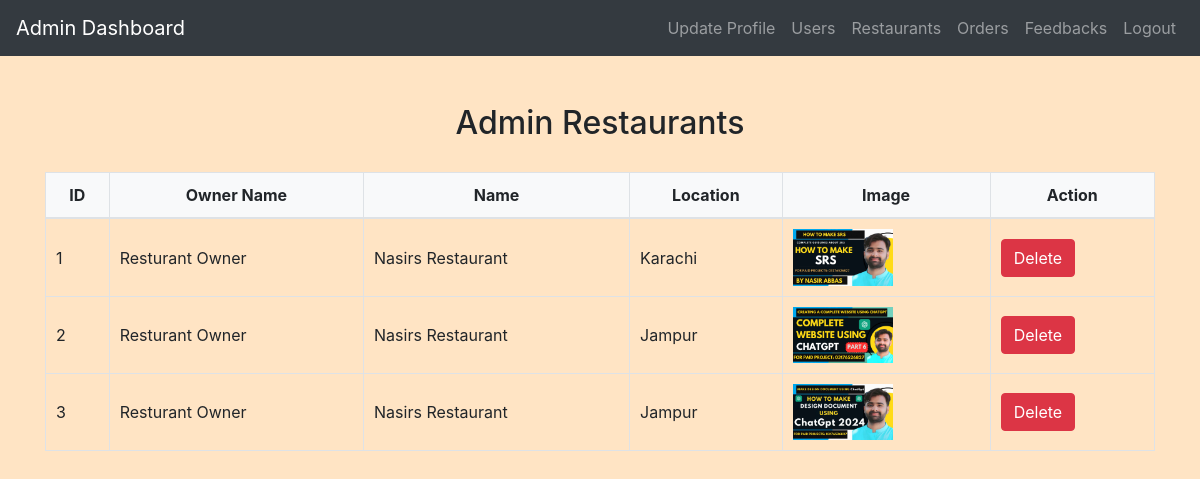
The page /admin/view_restaurants.php (signed in) on the database as committed earlier.
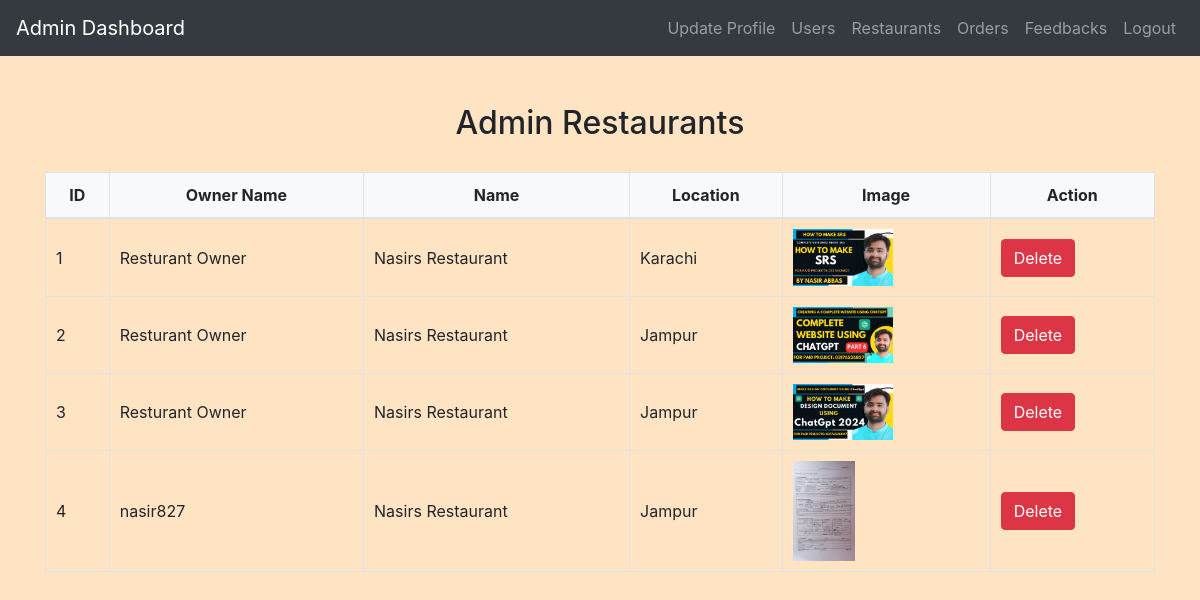
The same page on the database as committed later.
### tables this page shows
CREATE TABLE `restaurants` (
  `RestaurantID` int(11) NOT NULL,
  `OwnerID` int(11) DEFAULT NULL,
  `RestaurantName` varchar(255) NOT NULL,
  `Location` varchar(255) NOT NULL,
  `RestaurantImage` varchar(255) DEFAULT NULL
);

CREATE TABLE `users` (
  `id` int(11) NOT NULL,
  `username` varchar(255) NOT NULL,
  `password` varchar(255) NOT NULL,
  `email` varchar(255) NOT NULL,
  `phone` varchar(15) NOT NULL,
  `age` int(11) NOT NULL,
  `user_type` varchar(20) NOT NULL,
  `status` varchar(20) NOT NULL,
  `reset_token` varchar(255) DEFAULT NULL
);

### admin/view_restaurants.php (the view, shortened to what this page needs)
<?php
include('config.php');
function getOwnerName($conn, $ownerID)
{
    $fetchOwnerNameSql = "SELECT username FROM users WHERE id = ?";
    $fetchOwnerNameStmt = mysqli_prepare($conn, $fetchOwnerNameSql);
    mysqli_stmt_bind_param($fetchOwnerNameStmt, "i", $ownerID);
    mysqli_stmt_execute($fetchOwnerNameStmt);
    $ownerNameResult = mysqli_stmt_get_result($fetchOwnerNameStmt);
    if ($ownerName = mysqli_fetch_assoc($ownerNameResult)) {
        return $ownerName['username'];
    } else {
        return "N/A";
    }
}
$fetchRestaurantsSql = "SELECT * FROM restaurants";
$fetchRestaurantsResult = mysqli_query($conn, $fetchRestaurantsSql);
if ($fetchRestaurantsResult) {
    ?>
    <!DOCTYPE html>
    <html lang="en">
    <head>
        <link rel="stylesheet" href="https://maxcdn.bootstrapcdn.com/bootstrap/4.5.2/css/bootstrap.min.css">
        <link rel="stylesheet" href="../css/style.css">
    </head>
    <body>
        <?php include('admin_navbar.php'); ?>
        <div class="container mt-5">
            <h2 class="text-center">Admin Restaurants</h2>
            <table class="table table-bordered">
                <thead>
                    <tr>
                        <th>ID</th>
                        <th>Owner Name</th>
                        <th>Name</th>
                        <th>Location</th>
                        <th>Image</th>
                        <th>Action</th>
                    </tr>
                </thead>
                <tbody>
                    <?php while ($row = mysqli_fetch_assoc($fetchRestaurantsResult)) : ?>
                        <tr>
                            <td><?php echo $row['RestaurantID']; ?></td>
                            <td><?php echo getOwnerName($conn, $row['OwnerID']); ?></td>
                            <td><?php echo $row['RestaurantName']; ?></td>
                            <td><?php echo $row['Location']; ?></td>
                            <td>
                                <img src="../restaurant/<?php echo $row['RestaurantImage']; ?>" alt="Restaurant Image" style="max-width: 100px; max-height: 100px;">
                            </td>
                            <td>
                                <a href="admin_restaurants.php?delete=true&restaurantID=<?php echo $row['RestaurantID']; ?>" class="btn btn-danger" onclick="return confirm('Are you sure you want to delete this restaurant?')">Delete</a>
                            </td>
                        </tr>
                    <?php endwhile; ?>
                </tbody>
            </table>
        </div>
    </body>
    </html>
    <?php
} else {
    echo "Error: " . mysqli_error($conn);
}
?>

Rows that differ between the two databases and show on the page:
added restaurants: RestaurantID "4", OwnerID.username "nasir827", RestaurantName "Nasirs Restaurant", Location "Jampur", RestaurantImage (picture)
